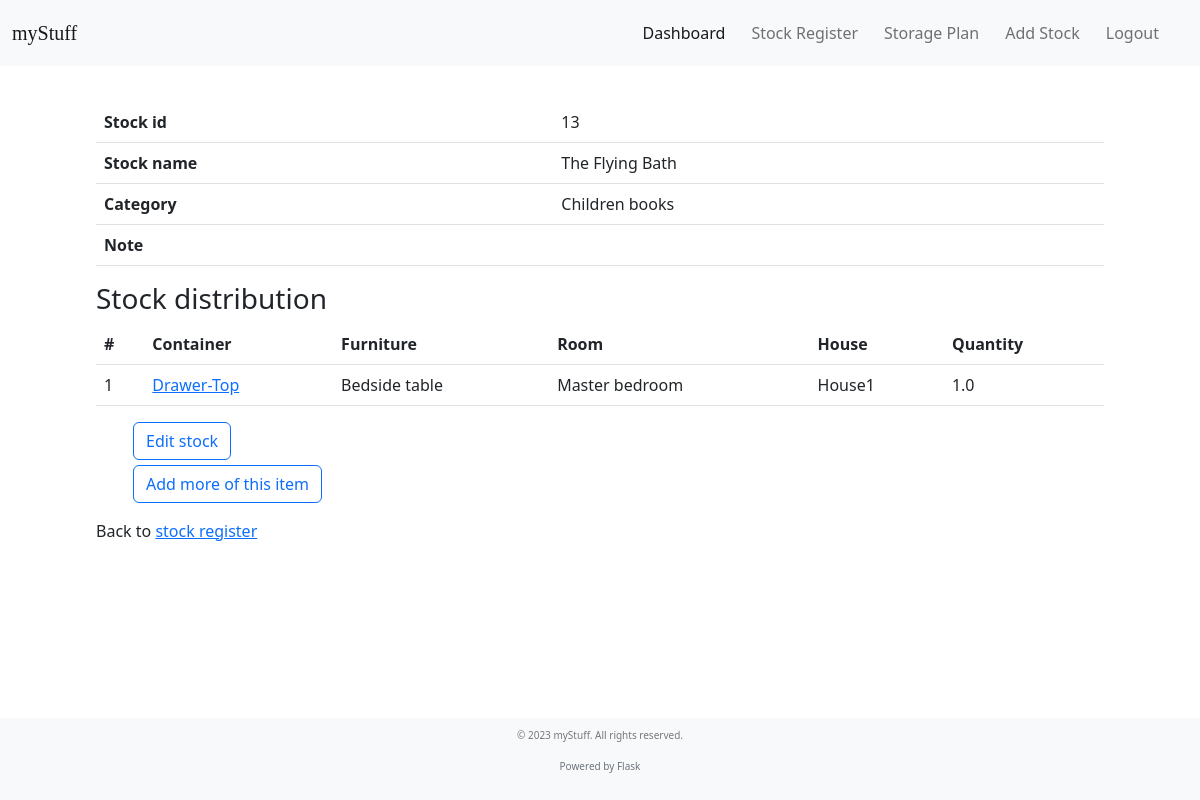
/stock_info/13 (signed in), run on the app's committed database.
### tables this page shows
CREATE TABLE stock(stock_id INTEGER PRIMARY KEY AUTOINCREMENT, stock_name TEXT NOT NULL, category_id INTEGER NOT NULL, note TEXT, user_id INTEGER REFERENCES user(id), FOREIGN KEY(category_id) REFERENCES category(category_id));

CREATE TABLE category (
    category_id INTEGER PRIMARY KEY AUTOINCREMENT, 
    category TEXT NOT NULL, 
    description TEXT,
    user_id INTEGER REFERENCES user(id)
    );

CREATE TABLE container (container_id INTEGER PRIMARY KEY AUTOINCREMENT,furniture_id INTEGER, container_name TEXT NOT NULL, is_unassigned INTEGER DEFAULT 0, FOREIGN KEY (furniture_id) REFERENCES furniture (furniture_id));

CREATE TABLE furniture (furniture_id INTEGER PRIMARY KEY AUTOINCREMENT, furniture_name TEXT NOT NULL, room_id INTEGER, FOREIGN KEY (room_id) REFERENCES room (room_id));

CREATE TABLE room (room_id INTEGER PRIMARY KEY AUTOINCREMENT, room_name TEXT NOT NULL, house_id INTEGER, FOREIGN KEY (house_id) REFERENCES house (house_id));

CREATE TABLE house (house_id INTEGER PRIMARY KEY AUTOINCREMENT, house_name TEXT NOT NULL, user_id INTEGER REFERENCES user(id));

CREATE TABLE stock_container (
  stock_container_id INTEGER PRIMARY KEY AUTOINCREMENT,
  stock_id INTEGER NOT NULL,
  container_id INTEGER NOT NULL, quantity FLOAT NOT NULL,
  FOREIGN KEY (stock_id) REFERENCES stock (stock_id),
  FOREIGN KEY (container_id) REFERENCES container (container_id)
);

### app.py (the view)
@app.route("/stock_info/<int:stock_id>")
@login_required
def stock_info(stock_id):
    db = get_db_connection()
    stock_info = db.execute(
        "SELECT stock_container.stock_container_id, stock.stock_id, stock.stock_name, category.category, stock.note, container.container_id, container.container_name, furniture.furniture_name, room.room_name, house.house_name, stock_container.quantity FROM stock_container JOIN stock ON stock.stock_id=stock_container.stock_id JOIN category ON category.category_id=stock.category_id JOIN container ON container.container_id=stock_container.container_id JOIN furniture ON furniture.furniture_id=container.furniture_id JOIN room ON room.room_id=furniture.room_id JOIN house ON house.house_id=room.house_id WHERE stock.stock_id=?",
        [stock_id],
    ).fetchall()
    stock_location = {}
    for row in stock_info:
        (
            stock_container_id,
            stock_id,
            stock_name,
            category,
            note,
            container_id,
            container_name,
            furniture_name,
            room_name,
            house_name,
            quantity,
        ) = row
        if stock_container_id not in stock_location:
            stock_location[stock_container_id] = {
                "stock_id": stock_id,
                "stock_name": stock_name,
                "category": category,
                "note": note,
                "container_id": container_id,
                "container_name": container_name,
                "furniture_name": furniture_name,
                "room_name": room_name,
                "house_name": house_name,
                "quantity": quantity,
            }
    return render_template(
        "stock_info.html", stock_info=stock_info, stock_location=stock_location
    )

### app.py (called while the page is built)
@login_manager.user_loader
def load_user(user_id):
    conn = sqlite3.connect("myStuff.db")
    c = conn.cursor()
    c.execute("SELECT * FROM user WHERE id=?", [user_id])
    user = c.fetchone()
    if user:
        return User(user[0], user[1])
    else:
        return None

def get_db_connection():
    conn = sqlite3.connect("myStuff.db")
    conn.row_factory = sqlite3.Row
    return conn

### templates/stock_info.html (shortened to what this page needs)
{% extends 'layout.html' %}
{% block content %}
{% if edit_mode %}
<form method="POST" action="/update_stock_info/{{ stock_info[0]['stock_id'] }}">
    <table class='table'>
        <tr>
            <th scope="row">Stock id</th>
            <td>{{stock_info[0]["stock_id"]}}</td>
        </tr>
        <tr>
            <th scope="row">Stock name</th>
            <td><input type='text' name='new_stock_name' value='{{stock_info[0]["stock_name"]}}'></td>
        </tr>
        <tr>
            <th scope="row">Category</th>
            <td>
                <select name='new_category'>
                    <option value='{{stock_info[0]["category_id"]}}' selected>{{stock_info[0]["category"]}}</option>
                    {% for key in categories_dict %}
                    <option value='{{categories_dict[key]}}'>{{key}}
                    </option>
                    {% endfor %}
                </select>
            </td>
        </tr>
        <tr>
            <th scope="row">Note</th>
            <td><input type='text' name='new_note' value='{{stock_info[0]["note"]}}'></td>
        </tr>
    </table>
    <input type="submit" />
</form>
{% else %}
<table class='table'>
    <tr>
        <th scope="row">Stock id</th>
        <td>{{stock_info[0]["stock_id"]}}</td>
    </tr>
    <tr>
        <th scope="row">Stock name</th>
        <td>{{stock_info[0]["stock_name"]}}</td>
    </tr>
    <tr>
        <th scope="row">Category</th>
        <td>{{stock_info[0]["category"]}}</td>
    </tr>
    <tr>
        <th scope="row">Note</th>
        <td>{{stock_info[0]["note"]}}</td>
    </tr>
</table>
<h3>Stock distribution</h3>
<table class='table'>
    <thead>
        <tr>
            <th scope="col">#</th>
            <th scope="col">Container</th>
            <th scope="col">Furniture</th>
            <th scope="col">Room</th>
            <th scope="col">House</th>
            <th scope="col">Quantity</th>
        </tr>
    </thead>
    <tbody>
        {% for key, item in stock_location.items() %}
        <tr>
            <td class="counter-cell" scope="row"></td>
            <td><a href='/container_info/{{item["container_id"]}}'>{{ item["container_name"] }}</a></td>
            <td>{{ item["furniture_name"] }}</td>
            <td>{{ item["room_name"] }}</td>
            <td>{{ item["house_name"] }}</td>
            <td>{{ item["quantity"] }}</td>
        </tr>
        {% endfor %}
    </tbody>
</table>
<ul>
    <li>
        <a href='/edit_stock/{{stock_info[0]["stock_id"]}}' class="btn btn-outline-primary">Edit stock</a>
    </li>
    <li>
        <a href='/add_existing_stock/{{stock_info[0]["stock_id"]}}' class="btn btn-outline-primary">Add more of this
            item</a>
    </li>
</ul>
{% endif %}
<div>
    <p>Back to <a href='/view_stock'>stock register</a></p>
</div>
{% endblock %}

### templates/stock_info.html (style rules this page uses)
table { counter-reset: row-counter; }
.counter-cell::before { counter-increment: row-counter; content: counter(row-counter); }
ul li { list-style-type: none; }
li { margin: 5px; }

### templates/layout.html (style rules this page uses)
html, body { height: 100%; background-image: url("../static/background.png"); background-repeat: repeat-y; background-size: cover; }
body { display: flex; flex-direction: column; }

### data on the page
stock: stock_id "13", stock_name "The Flying Bath"
category: category "Children books"
container: container_name "Drawer-Top"
furniture: furniture_name "Bedside table"
room: room_name "Master bedroom"
house: house_name "House1"
stock_container: quantity "1.0"
